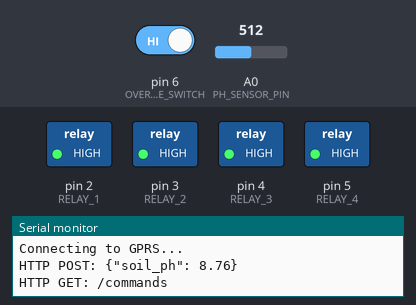
The sketch below on a simulated Arduino Mega 2560, built with avr-gcc and run on an emulated ATmega2560. Shown: switched loads named in the sketch (green lamp = pin HIGH), the last lines printed to the serial monitor. The inputs (shaded band) are chosen by the test bench; at power-on: pin 6 (OVERRIDE_SWITCH) HIGH, A0 (PH_SENSOR_PIN) = 512.

Above: at 1.2 s.
1.3 s: pin 6 (OVERRIDE_SWITCH) driven LOW
At 15.7 s:
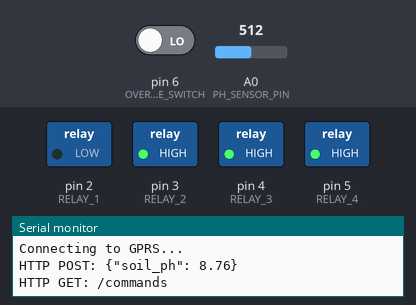
Timing chart, 0 to 17.2 s (numbered marks = the images above; inputs shaded):
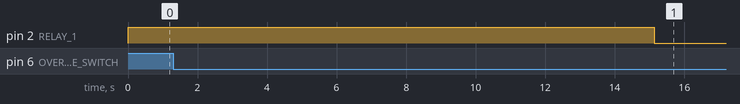

Measured:
- after the input at 1.3 s, pin 2 (RELAY_1): HIGH → LOW after 13.8 s

The sketch:

sensor_node.ino
```cpp
// AgriVaani Sensor Node Firmware
// Target: Arduino Mega 2560
// Hardware: GSM Module (SIM800L/900), analog pH sensor, 4-channel relay module

#include <SoftwareSerial.h>

#define PH_SENSOR_PIN A0
#define RELAY_1 2 // Irrigation Pump
#define RELAY_2 3 // Fertigation Valve A
#define RELAY_3 4 // Fertigation Valve B
#define RELAY_4 5 // Spare / Buzzer
#define OVERRIDE_SWITCH 6 // Local manual override

#define MAX_RUNTIME_MS 1800000 // 30 minutes max runtime for safety

SoftwareSerial gsm(10, 11); // RX, TX
String deviceId = "SIM800_DEV_01";
String apiEndpoint = "http://api.agrivaani.com/v1/sensors/";
String serverPhone = "+910000000000";

unsigned long relay1_startTime = 0;
bool relay1_active = false;

void setup() {
  Serial.begin(9600);
  gsm.begin(9600);

  pinMode(RELAY_1, OUTPUT);
  pinMode(RELAY_2, OUTPUT);
  pinMode(RELAY_3, OUTPUT);
  pinMode(RELAY_4, OUTPUT);
  pinMode(OVERRIDE_SWITCH, INPUT_PULLUP);

  // Active LOW relays, turn them off initially
  digitalWrite(RELAY_1, HIGH);
  digitalWrite(RELAY_2, HIGH);
  digitalWrite(RELAY_3, HIGH);
  digitalWrite(RELAY_4, HIGH);

  Serial.println("AgriVaani Sensor Node Initialized.");
}

float readPH() {
  int total = 0;
  for(int i=0; i<10; i++) {
    total += analogRead(PH_SENSOR_PIN);
    delay(10);
  }
  float avg = total / 10.0;
  float voltage = avg * (5.0 / 1023.0);
  // Calibration formula (approximate)
  float ph = 3.5 * voltage;
  return ph;
}

void loop() {
  // 1. Safety Check: Max Runtime Cutoff
  if (relay1_active && (millis() - relay1_startTime > MAX_RUNTIME_MS)) {
    digitalWrite(RELAY_1, HIGH); // Turn OFF
    relay1_active = false;
    Serial.println("SAFETY CUTOFF: Relay 1 turned off after 30 mins.");
  }

  // 2. Safety Check: Local Override (takes precedence)
  if (digitalRead(OVERRIDE_SWITCH) == LOW) {
    if (!relay1_active) {
      digitalWrite(RELAY_1, LOW); // Turn ON manually
      relay1_active = true;
      relay1_startTime = millis();
      Serial.println("LOCAL OVERRIDE ACTIVE. Pump ON.");
    }
  } else {
      // Local override released, could turn off if we want,
      // but typically we let remote commands take over or auto cutoff
  }

  // 3. Read Sensors
  float ph = readPH();
  Serial.print("Current pH: ");
  Serial.println(ph);

  // 4. Send Telemetry via GPRS (Stubbed HTTP POST)
  Serial.println("Connecting to GPRS...");
  bool gprsSuccess = true; // Assume success for demo logic
  if (gprsSuccess) {
    Serial.println("HTTP POST: {\"soil_ph\": " + String(ph) + "}");

    // 5. Poll Commands via GPRS
    Serial.println("HTTP GET: /commands");
    // Pseudo-code: parse response, actuate relay
    // if response == "ON"
    //   digitalWrite(RELAY_1, LOW); relay1_active = true; relay1_startTime = millis();
  } else {
    // 6. GPRS Fallback to SMS
    Serial.println("GPRS failed. Sending SMS fallback.");
    String smsPayload = "AGV," + deviceId + ",PH:" + String(ph);
    Serial.println("SMS: " + smsPayload);
  }

  delay(15000); // Poll every 15 seconds for testing purposes (real: 15 mins)
}
```
